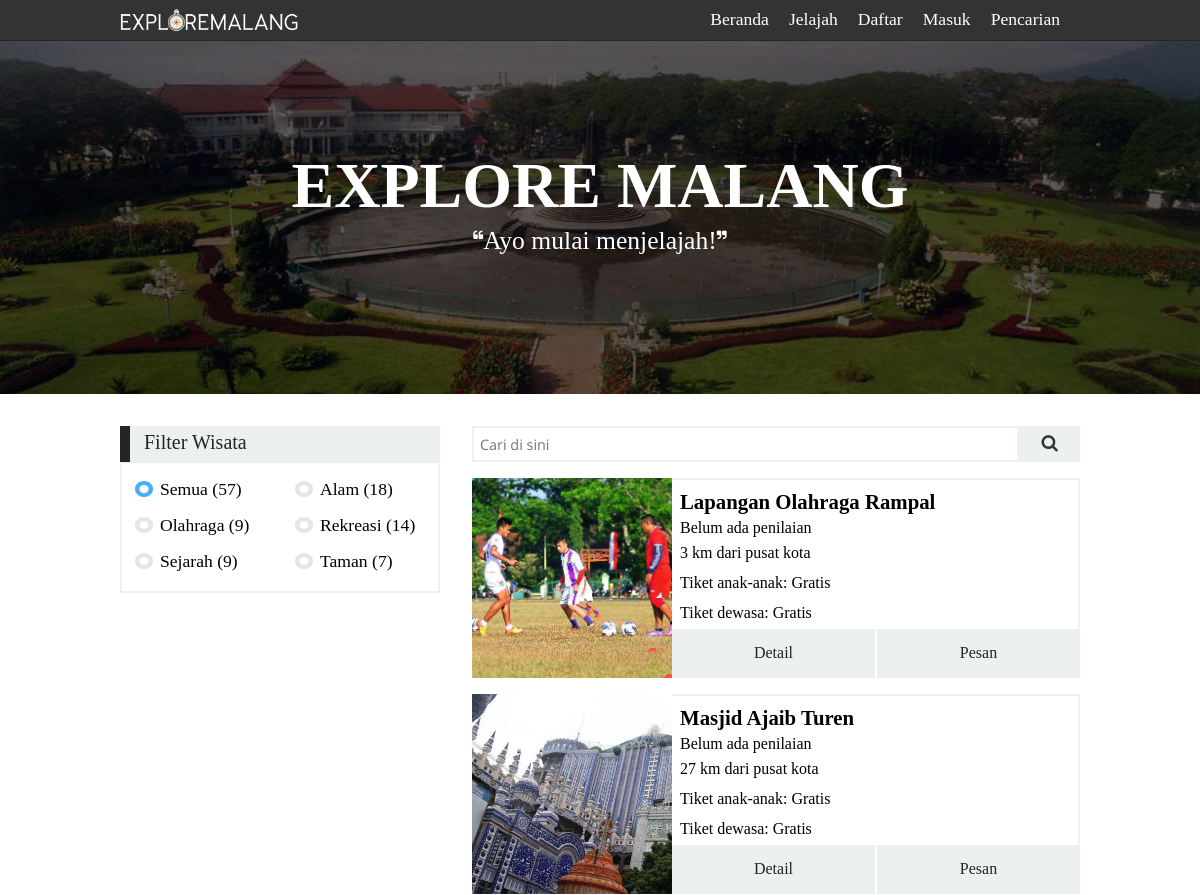
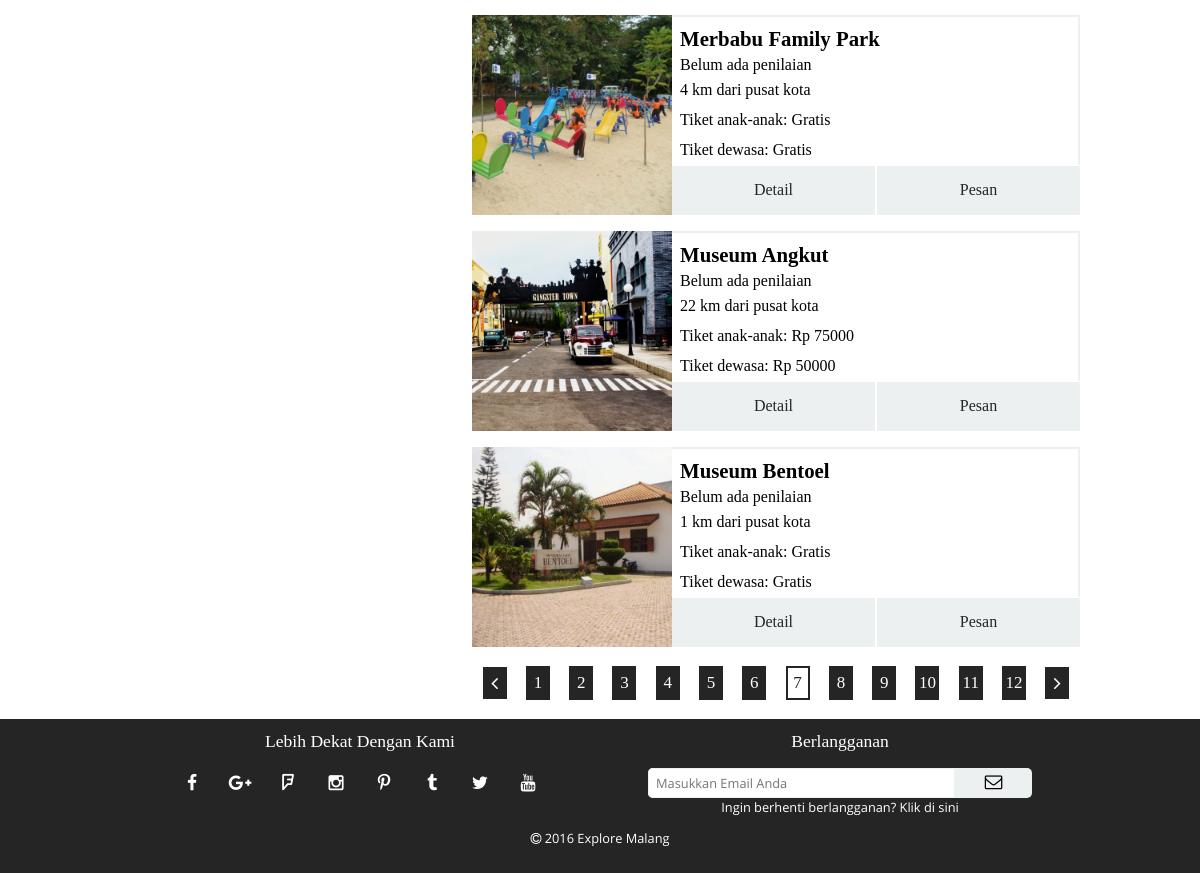
Page /explore.php?page=7 on the committed database (2 pictures, top to bottom).
### tables this page shows
CREATE TABLE `tb_place` (
  `idplace` int(3) NOT NULL AUTO_INCREMENT,
  `name` varchar(50) NOT NULL,
  `description` text NOT NULL,
  `picture` varchar(50) NOT NULL DEFAULT 'css/img/place/',
  `category` enum('sport','park','recreation','history','nature') NOT NULL DEFAULT 'nature',
  `pricekid` int(10) NOT NULL DEFAULT '0',
  `priceadult` int(10) NOT NULL DEFAULT '0',
  `distance` int(3) NOT NULL DEFAULT '0',
  PRIMARY KEY (`idplace`)
);

### explore.php (the view, shortened to what the rows shown need)
<?php
    require 'template/template-upper.php';
    $tbl_name="tb_place";
?>
<link rel="stylesheet" type="text/css" href="css/explore.css">
<div id="explore-container">
    <table cellpadding="0" cellspacing="0">
        <tr>
            <td id="table-right">
                <?php
                    if (isset($_GET['search'])==true) {
                        $search=$_GET['search'];
                        $querys="SELECT * FROM $tbl_name WHERE name LIKE '%$search%'";
                        $result=mysql_query($querys);
                        $counting =mysql_num_rows($result);
                        if ($counting>0){
                            echo '<h5>';
                            echo 'Menampilkan hasil pencarian untuk: ';
                            echo $_GET['search'];
                            echo '</h5>';
                        }
                        else {
                            echo '<h5>';
                            echo 'Tidak menemukan hasil untuk pencarian: ';
                            echo $_GET['search'];
                            echo '</h5>';
                        }
                    }
                    else if (isset($_GET['category'])==false) {
                        $querys="SELECT * FROM $tbl_name";
                    }
                    $result=mysql_query($querys);
                    $count = 1;
                    while ($row = mysql_fetch_array($result)){
                        if (isset($_GET['page'])==true) {
                            $limit = $_GET['page'] * 5;
                            $limit = $limit-5;
                            if ($count <= $limit){
                                $count++;
                                continue;
                            }
                        }
                        echo '<div class="place-content">';
                        echo '<table cellpadding="0" cellspacing="0">';
                        echo '<tr>';
                        echo '<td class="picture-column" rowspan="6">';
                        echo '<img src="';
                        echo $row["picture"];
                        echo '">';
                        echo '</td>';
                        echo '<td class="name-column">';
                        echo '<h6>';
                        echo $row["name"];
                        echo '</h6>';
                        echo '</td>';
                        echo '</tr>';
                        echo '<tr>';
                        echo '<td class="rating-column">';
                        $tbl_name2 = "tb_review";
                        $ids = $row["idplace"];
                        $rating="SELECT * FROM $tbl_name2 WHERE idplace=$ids";
                        $result2=mysql_query($rating);
                        $count2=mysql_num_rows($result2);
                        if ($count2==0){
                            echo '<p>Belum ada penilaian</p>';
                        }
                        echo '</td>';
                        echo '</tr>';
                        echo '<tr>';
                        echo '<td class="distance-column">';
                        echo '<p> ';
                        echo $row["distance"];
                        echo ' km dari pusat kota</p>';
                        echo '</td>';
                        echo '</tr>';
                        echo '<tr>';
                        echo '<td class="price1-column">';
                        if ($row["pricekid"]==0){
                            echo '<p>Tiket anak-anak: Gratis';
                        }
                        else {
                            echo '<p>Tiket anak-anak: Rp ';
                            echo $row["pricekid"];
                            echo '</p>';
                        }
                        echo '</td>';
                        echo '</tr>';
                        echo '<tr>';
                        echo '<td class="price2-column">';
                        if ($row["priceadult"]==0){
                            echo '<p>Tiket dewasa: Gratis';
                        }
                        else {
                            echo '<p>Tiket dewasa: Rp ';
                            echo $row["priceadult"];
                            echo '</p>';
                        }
                        echo '</td>';
                        echo '</tr>';
                        echo '<tr>';
                        echo '<td class="button-column unselectable">';
                        echo '<a href="places.php?id=';
                        echo $row["idplace"];
                        echo '">';
                        echo '<p id="detail">Detail</p>';
                        echo '</a>';
                        if (($row["priceadult"]==0)&&($row["pricekid"]==0)){
                            echo '<label for="no-need-pay-check">';
                            echo '<a>';
                            echo '<p>';
                            echo 'Pesan';
                            echo '</p>';
                            echo '</a>';
                            echo '</label>';
                        }
                        else {
                            echo '<a href="reservation.php?id=';
                            echo $row["idplace"];
                            echo '">';
                            echo '<p>Pesan</p>';
                            echo '</a>';
                        }
                        echo '</td>';
                        echo '</tr>';
                        echo '</table>';
                        echo '</div>';
                        if (isset($_GET['page'])==true) {
                            $max = $limit + 5;
                            if ($count == $max){
                                break;
                            }
                            else{
                                $count++;
                            }
                        }
                    }
                ?>
            </td>
        </tr>
    </table>
</div>
<?php
    require 'template/template-footer.php';
?>

### rows in the picture
tb_place: picture (picture), name "Lapangan Olahraga Rampal", distance "3", pricekid "Tiket anak-anak: Gratis", priceadult "Tiket dewasa: Gratis"
tb_place: picture (picture), name "Masjid Ajaib Turen", distance "27", pricekid "Tiket anak-anak: Gratis", priceadult "Tiket dewasa: Gratis"
tb_place: picture (picture), name "Merbabu Family Park", distance "4", pricekid "Tiket anak-anak: Gratis", priceadult "Tiket dewasa: Gratis"
tb_place: picture (picture), name "Museum Angkut", distance "22", pricekid "75000", priceadult "50000"
tb_place: picture (picture), name "Museum Bentoel", distance "1", pricekid "Tiket anak-anak: Gratis", priceadult "Tiket dewasa: Gratis"

### other values in the picture
$count "57"
$count "18"
$count "9"
$count "14"
$count "7"
$counter+1 "12"
